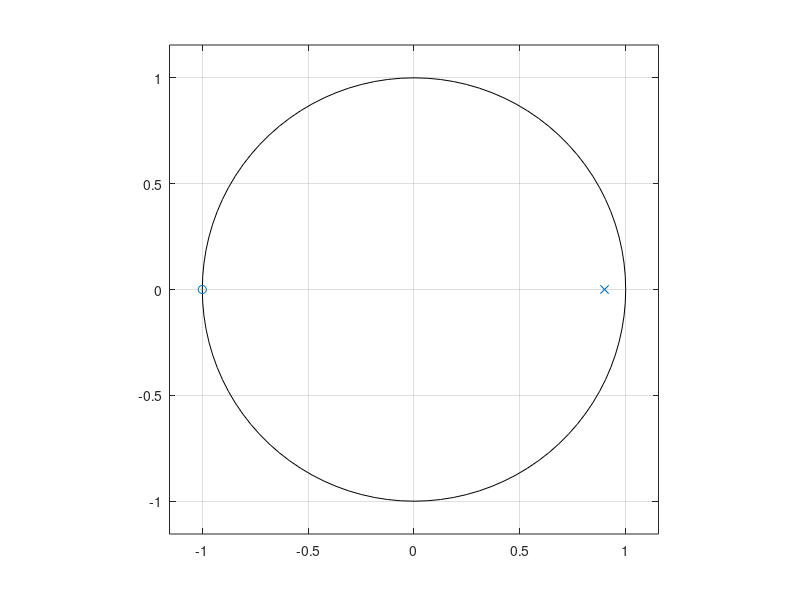
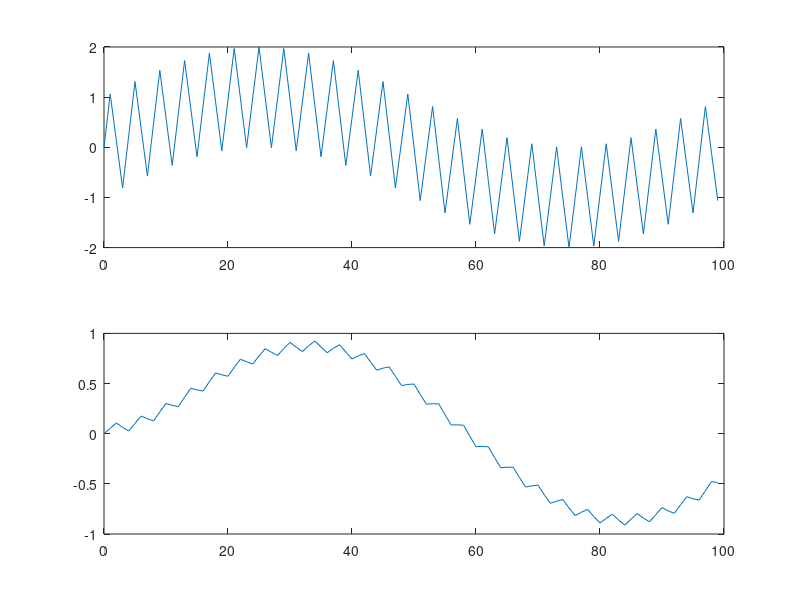
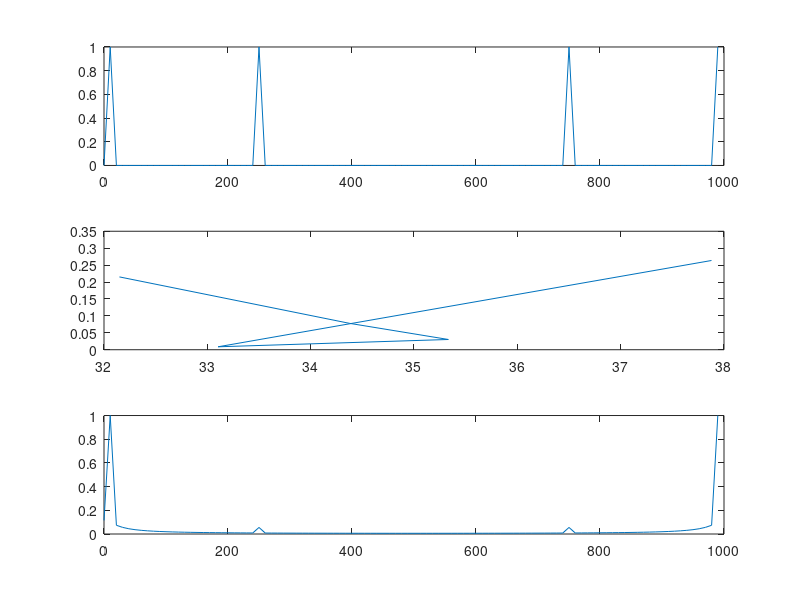

These figures' MATLAB source, in order:
pkg load signal;

b = [0.05, 0.05];
a = [1, -0.9];

n = [0:99];
N = 100;
fs = 1000;

x = sin(2*pi*10*n/fs) + sin(2*pi*250*n/fs);

y = filter(b, a, x);


figure(1)
zplane(b, a);


figure(2)
subplot(211); plot(n, x);
subplot(212); plot(n, y);


figure(3)

Fx = fft(x);
subplot(311);
plot(n*fs/N, abs(Fx)/max(abs(Fx)));


[Hh, wh] = freqz(b, a, 'whole');
subplot(312);
plot(wh/pi, abs(Hh));


Fy = fft(y);
subplot(313);
plot(n*fs/N, abs(Fy)/max(abs(Fy)));






